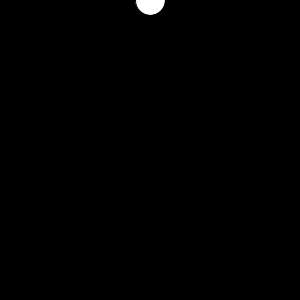
Frame 1 (no input)
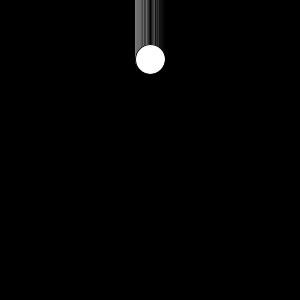
Frame 60 (the mouse pressed at the canvas centre just before this capture)
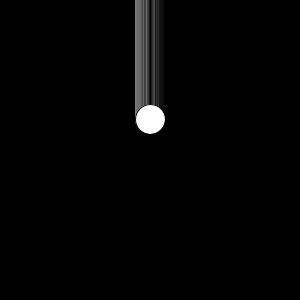
Frame 120 (the mouse held since frame 60 and released just before this capture)

The Processing sketch that drew these frames (run headless with seeded random() and noise(); from frame 60 on, the mouse is pressed at the canvas centre):

// Processing sketch: ex03_extend_15_b
// ── ex03_extend_15_b.pde
// 상→하 이동

// 전역변수
int y = 0;

void setup() {
  size(300, 300);
  background(0);
}

void draw() {
  // 지역변수
  int x = 150;
  int d = 30;
  ellipse(x, y, d, d);
  y++;
}
